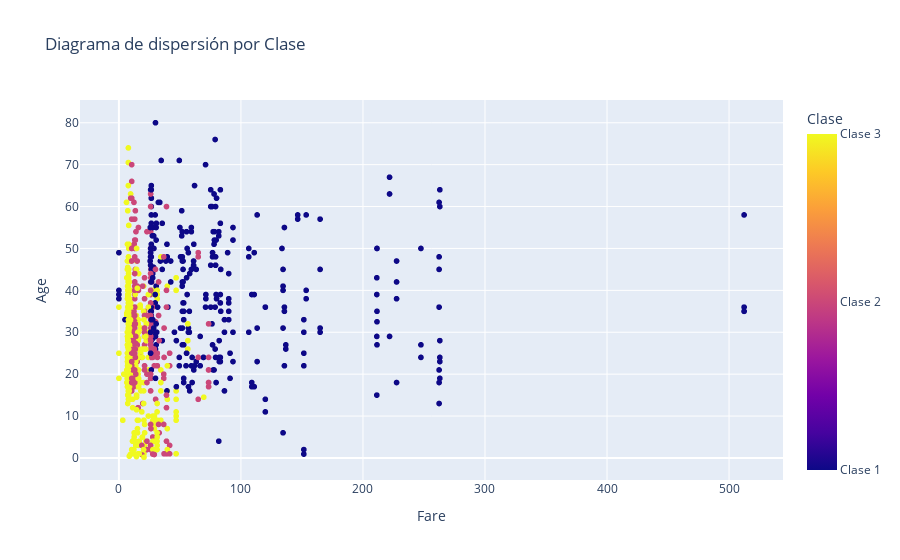

Write notebook code for a chart like this one.
### Code cell
fig = px.scatter(df, x='Fare', y='Age', color='Pclass', title='Diagrama de dispersión por Clase')

fig.update_layout(coloraxis_colorbar=dict(
    title='Clase',
    tickvals=[1, 2, 3],
    ticktext=['Clase 1', 'Clase 2', 'Clase 3']
))

### Figure 1 — Plotly figure (JSON) as saved in the notebook; plotly's stock layout.template omitted (floating-point values rounded to 4 significant figures; data arrays with more than 128 entries replaced by an {"elided": "..."} marker saying what was removed)
{"data": [{"hovertemplate": "Fare=%{x}<br>Age=%{y}<br>Pclass=%{marker.color}<extra></extra>", "legendgroup": "", "marker": {"color": {"elided": "1309 int values"}, "coloraxis": "coloraxis", "symbol": "circle"}, "mode": "markers", "name": "", "showlegend": false, "type": "scattergl", "x": {"elided": "1309 float values"}, "xaxis": "x", "y": {"elided": "1309 float values"}, "yaxis": "y"}], "layout": {"coloraxis": {"colorbar": {"ticktext": ["Clase 1", "Clase 2", "Clase 3"], "tickvals": [1, 2, 3], "title": {"text": "Clase"}}, "colorscale": [[0, "#0d0887"], [0.1111, "#46039f"], [0.2222, "#7201a8"], [0.3333, "#9c179e"], [0.4444, "#bd3786"], [0.5556, "#d8576b"], [0.6667, "#ed7953"], [0.7778, "#fb9f3a"], [0.8889, "#fdca26"], [1, "#f0f921"]]}, "legend": {"tracegroupgap": 0}, "title": {"text": "Diagrama de dispersión por Clase"}, "xaxis": {"anchor": "y", "domain": [0, 1], "title": {"text": "Fare"}}, "yaxis": {"anchor": "x", "domain": [0, 1], "title": {"text": "Age"}}}}
